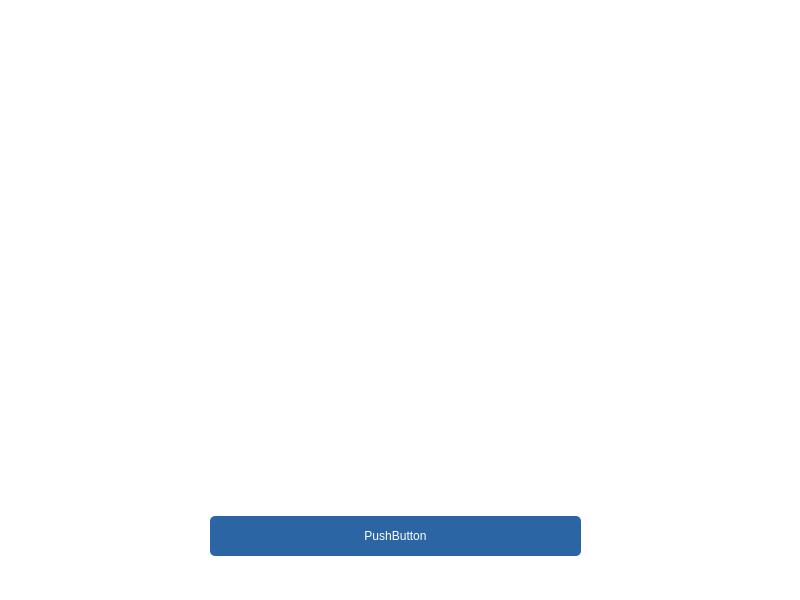
<?xml version="1.0" encoding="UTF-8"?>
<ui version="4.0">
 <class>recept_steps_window</class>
 <widget class="QWidget" name="recept_steps_window">
  <property name="geometry">
   <rect>
    <x>0</x>
    <y>0</y>
    <width>800</width>
    <height>600</height>
   </rect>
  </property>
  <property name="sizePolicy">
   <sizepolicy hsizetype="Expanding" vsizetype="Expanding">
    <horstretch>0</horstretch>
    <verstretch>0</verstretch>
   </sizepolicy>
  </property>
  <property name="windowTitle">
   <string>Steg till receptet</string>
  </property>
  <property name="windowIcon">
   <iconset>
    <normaloff>../../../../../../OneDrive/Bilder/smartshoplogo.png</normaloff>../../../../../../OneDrive/Bilder/smartshoplogo.png</iconset>
  </property>
  <property name="styleSheet">
   <string notr="true">background-color: rgb(255, 255, 255);</string>
  </property>
  <widget class="QWidget" name="verticalLayoutWidget">
   <property name="geometry">
    <rect>
     <x>10</x>
     <y>10</y>
     <width>771</width>
     <height>571</height>
    </rect>
   </property>
   <layout class="QVBoxLayout" name="verticalLayout">
    <property name="leftMargin">
     <number>0</number>
    </property>
    <property name="bottomMargin">
     <number>0</number>
    </property>
    <item>
     <widget class="QLabel" name="recept_picture">
      <property name="text">
       <string/>
      </property>
      <property name="alignment">
       <set>Qt::AlignCenter</set>
      </property>
     </widget>
    </item>
    <item>
     <widget class="QLabel" name="recept_name">
      <property name="font">
       <font>
        <family>Arial Black</family>
        <pointsize>18</pointsize>
        <bold>true</bold>
        <underline>true</underline>
       </font>
      </property>
      <property name="text">
       <string/>
      </property>
      <property name="alignment">
       <set>Qt::AlignCenter</set>
      </property>
     </widget>
    </item>
    <item>
     <widget class="QLabel" name="recept_steps">
      <property name="sizePolicy">
       <sizepolicy hsizetype="Preferred" vsizetype="Expanding">
        <horstretch>0</horstretch>
        <verstretch>0</verstretch>
       </sizepolicy>
      </property>
      <property name="font">
       <font>
        <family>Arial Black</family>
        <pointsize>14</pointsize>
        <bold>false</bold>
        <kerning>false</kerning>
       </font>
      </property>
      <property name="text">
       <string/>
      </property>
      <property name="alignment">
       <set>Qt::AlignLeading|Qt::AlignLeft|Qt::AlignTop</set>
      </property>
     </widget>
    </item>
    <item>
     <layout class="QVBoxLayout" name="verticalLayout_2">
      <property name="spacing">
       <number>0</number>
      </property>
      <property name="leftMargin">
       <number>200</number>
      </property>
      <property name="rightMargin">
       <number>200</number>
      </property>
      <property name="bottomMargin">
       <number>25</number>
      </property>
      <item>
       <widget class="QPushButton" name="pushButton">
        <property name="styleSheet">
         <string notr="true">QPushButton {
	border-style: solid;
	border-color: #9999aa;
	border-radius: 5px;
	color: white;
	background-color: #3474eb;
	Height: 40px;
}

QPushButton:enabled {
	background-color: #2C65A4;
	color: white;
}

QPushButton:pressed {
	background-color: #0d2f72;
	color: #fffffe;
}

QPushButton:hover:!pressed {
	background-color: #0034AB;
	color: white;
}

QPushButton:disabled {
	background-color: #aaaaaa;
	color: #ffffff;
}</string>
        </property>
        <property name="text">
         <string>PushButton</string>
        </property>
       </widget>
      </item>
     </layout>
    </item>
   </layout>
  </widget>
 </widget>
 <resources/>
 <connections/>
</ui>
